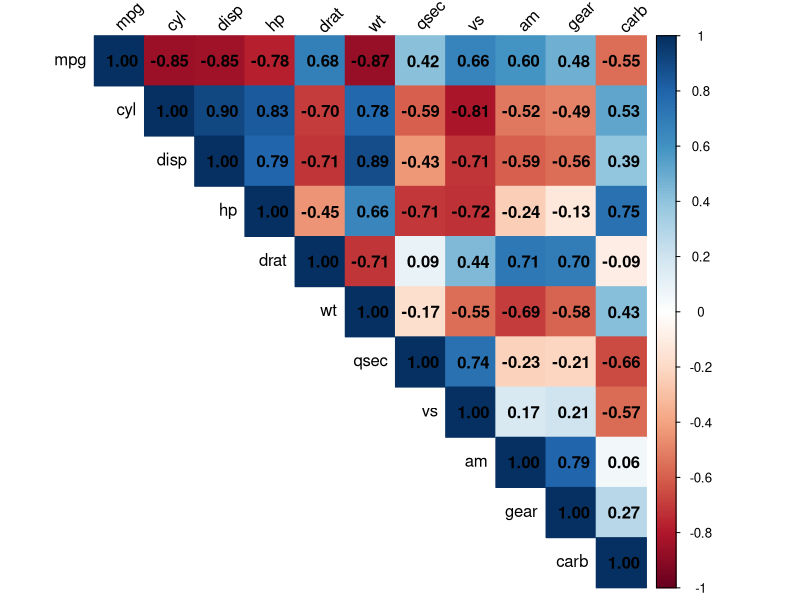

R code for this plot:
## ---- chunk 1
knitr::opts_chunk$set(echo = FALSE)
## ---- chunk 2
library(corrplot)
## ---- chunk 3
### First 6 rows
dim(mtcars) ## we have 32 rows and 11 columns
head(mtcars, 6)
## ---- chunk 4
is.na(mtcars)
sum(is.na(mtcars))
## There is no missing values in the dataset
## ---- chunk 5
summary(mtcars)
## ---- chunk 6
#Two-sample t-test for mpg by cylinder groups (4 vs 6)
cat("\n4. Two-sample t-test for mpg (4 cyl vs 6 cyl):\n")
mpg_4cyl <- mtcars$mpg[mtcars$cyl == 4]
mpg_6cyl <- mtcars$mpg[mtcars$cyl == 6]

t_test_result <- t.test(mpg_4cyl, mpg_6cyl)
print(t_test_result)
## ---- chunk 7
# Interpretation
cat("\nInterpretation:\n")
if (t_test_result$p.value < 0.05) {
  cat("With p-value =", t_test_result$p.value, 
      "we reject the null hypothesis. There is a significant difference in mean mpg between 4-cylinder and 6-cylinder cars.\n")
} else {
  cat("With p-value =", t_test_result$p.value, 
      "we fail to reject the null hypothesis. No significant difference in mean mpg between 4-cylinder and 6-cylinder cars.\n")
}
## ---- chunk 8
cat("\n5. One-sample proportion test for automatic transmission:\n")
n_auto <- sum(mtcars$am == 0)
n_total <- nrow(mtcars)
prop_test_result <- prop.test(n_auto, n_total, p = 0.5, correct = FALSE)
print(prop_test_result)
## ---- chunk 9
# Interpretation
cat("\nInterpretation:\n")
if (prop_test_result$p.value < 0.05) {
  cat("With p-value =", prop_test_result$p.value, 
      "we reject the null hypothesis. The proportion of automatic cars is significantly different from 50%.\n")
} else {
  cat("With p-value =", prop_test_result$p.value, 
      "we fail to reject the null hypothesis. The proportion of automatic cars is not significantly different from 50%.\n")
}
## ---- chunk 10
# Compute correlation matrix
cat("\n6. Correlation matrix for numerical variables:\n")
cor_matrix <- cor(mtcars)
print(cor_matrix)
## ---- chunk 11
# Visualize correlation matrix with heatmap
cat("\n7. Correlation heatmap:\n")
corrplot(cor_matrix, method = "color", type = "upper", 
         tl.col = "black", tl.srt = 45, addCoef.col = "black")
## ---- chunk 12
# Identify highly correlated variables
cat("\n8. Highly correlated variables (absolute correlation > 0.7):\n")
high_cor <- which(abs(cor_matrix) > 0.7 & abs(cor_matrix) < 1, arr.ind = TRUE)
high_cor_pairs <- data.frame(
  Variable1 = rownames(cor_matrix)[high_cor[,1]],
  Variable2 = colnames(cor_matrix)[high_cor[,2]],
  Correlation = cor_matrix[high_cor]
)
print(high_cor_pairs)
## ---- chunk 13
# Simple linear regression (mpg ~ wt)
cat("\n9. Simple linear regression (mpg ~ wt):\n")
lm_simple <- lm(mpg ~ wt, data = mtcars)
summary(lm_simple)

## ---- chunk 14
# Interpretation
cat("\nInterpretation of simple linear regression:\n")
cat("Regression equation: mpg =", coef(lm_simple)[1], "+", coef(lm_simple)[2], "* wt\n")
cat("For each 1000 lb increase in weight, mpg decreases by", abs(coef(lm_simple)[2]), "on average.\n")
cat("R-squared value of", summary(lm_simple)$r.squared, 
    "means that", round(summary(lm_simple)$r.squared*100, 1), 
    "% of the variability in mpg is explained by weight.\n")
## ---- chunk 15
#Multiple linear regression (mpg ~ wt + hp + cyl)
cat("\n10. Multiple linear regression (mpg ~ wt + hp + cyl):\n")
lm_multiple <- lm(mpg ~ wt + hp + cyl, data = mtcars)
summary(lm_multiple)
## ---- chunk 16
# Interpretation
cat("\nInterpretation of multiple linear regression:\n")
cat("Regression equation: mpg =", coef(lm_multiple)[1], "+", 
    coef(lm_multiple)[2], "* wt +", 
    coef(lm_multiple)[3], "* hp +", 
    coef(lm_multiple)[4], "* cyl\n")
cat("When holding other variables constant:\n")
cat("- For each 1000 lb increase in weight, mpg decreases by", abs(coef(lm_multiple)[2]), "\n")
cat("- For each unit increase in horsepower, mpg decreases by", abs(coef(lm_multiple)[3]), "\n")
cat("- For each additional cylinder, mpg decreases by", abs(coef(lm_multiple)[4]), "\n")
cat("Adjusted R-squared value of", summary(lm_multiple)$adj.r.squared, 
    "means that", round(summary(lm_multiple)$adj.r.squared*100, 1), 
    "% of the variability in mpg is explained by the model.\n")
## ---- chunk 17
# Model comparison
cat("\n11. Model comparison:\n")
cat("Simple model R-squared:", summary(lm_simple)$r.squared, "\n")
cat("Multiple model Adjusted R-squared:", summary(lm_multiple)$adj.r.squared, "\n")
if (summary(lm_multiple)$adj.r.squared > summary(lm_simple)$r.squared) {
  cat("The multiple regression model explains more variance in mpg and is preferred.\n")
} else {
  cat("The simple regression model is sufficient.\n")
}
## ---- chunk 18

